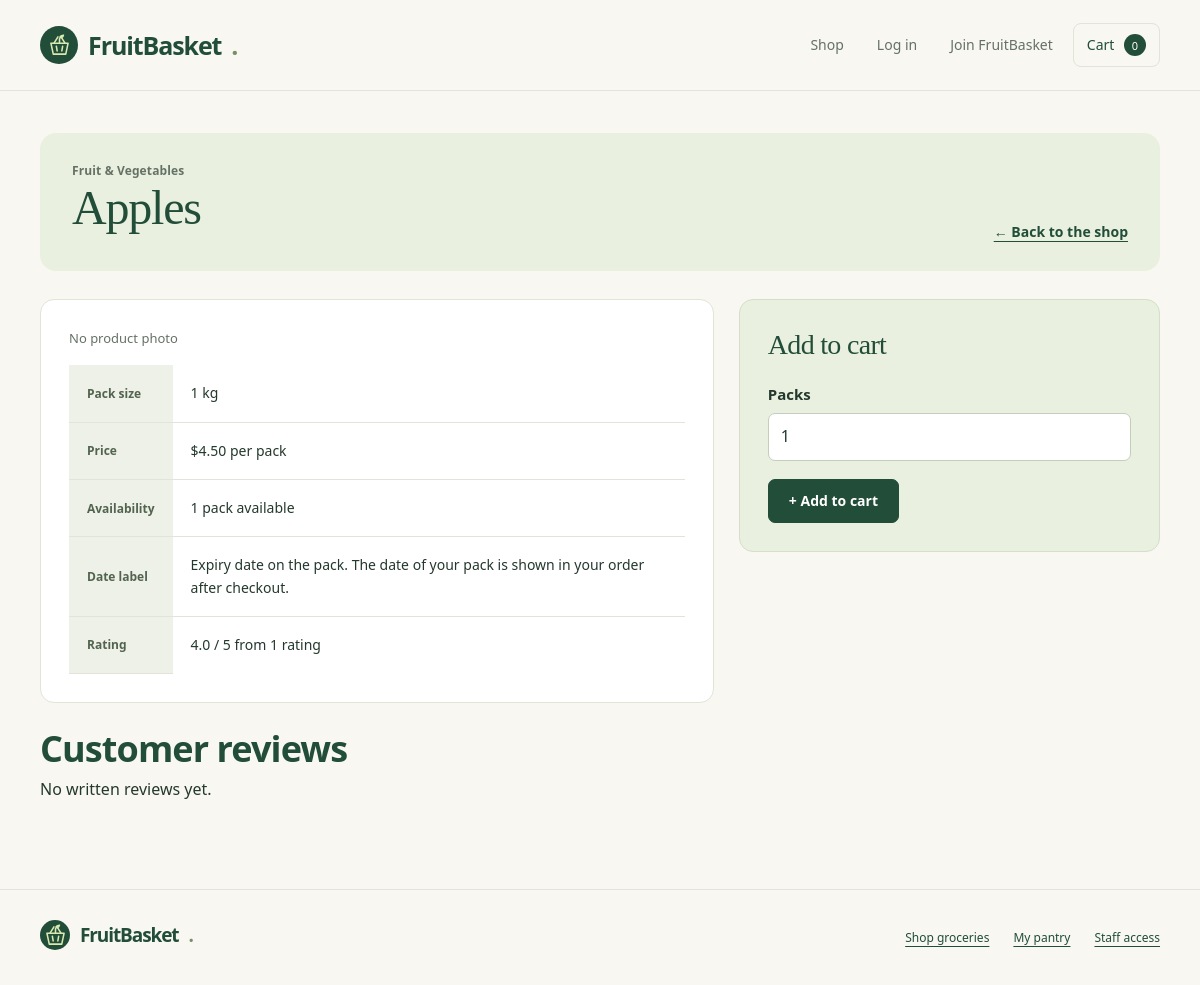
The page /store/product/DEMO1 on the database its author committed.
### adminpanel/models.py (models this page shows, shortened)
class Product(models.Model):
    Pid = models.CharField(max_length=5, primary_key=True)
    Pname = models.CharField(max_length=200)
    Pcategory = models.ForeignKey(Category, on_delete=models.PROTECT, db_column="Pcategory", related_name="products", verbose_name="Category")
    Psize = models.CharField(max_length=30)
    Pprice = models.FloatField()
    Plowstock = models.IntegerField(validators=[MinValueValidator(0)])
    Ptargetstock = models.PositiveIntegerField(null=True, blank=True, verbose_name='Target stock level')
    Pbulkquantity = models.PositiveIntegerField(null=True, blank=True, validators=[MinValueValidator(2)], verbose_name='Bulk quantity threshold')
    Pbulkprice = models.FloatField(null=True, blank=True, verbose_name='Bulk unit price')
    Pactive = models.BooleanField(default=True)
    Pimage = models.ImageField(upload_to='products/', blank=True, null=True)
    Pexpirydays = models.PositiveIntegerField(default=0)
    class Meta:
        constraints = [
            models.CheckConstraint(
                check=models.Q(Pprice__gt=0),
                name='Pprice_greater_than_zero'
            ),
            models.CheckConstraint(
                check=models.Q(Plowstock__gte=0),
                name='Plowstock_not_negative'
            ),
            models.CheckConstraint(condition=models.Q(Ptargetstock__isnull=True) | models.Q(Ptargetstock__gte=models.F('Plowstock')), name='product_target_at_least_low'),
            models.CheckConstraint(condition=(models.Q(Pbulkquantity__isnull=True, Pbulkprice__isnull=True) | models.Q(Pbulkquantity__isnull=False, Pbulkprice__isnull=False, Pbulkquantity__gte=2, Pbulkprice__gt=0, Pbulkprice__lte=models.F('Pprice'))), name='product_bulk_settings_valid')
        ]

class Category(models.Model):
    Ccode = models.CharField(max_length=20, primary_key=True, default=category_code, editable=False)
    Cname = models.CharField(max_length=200, unique=True, db_collation="nocase", verbose_name="Category name")
    class Meta:
        ordering = ["Cname", "Ccode"]
        constraints = [
            models.CheckConstraint(condition=~models.Q(Cname="") & models.Q(Cname=models.Func(models.F("Cname"), models.Value(CATEGORY_WHITESPACE), function="TRIM")), name="category_name_trimmed_nonempty"),
            models.CheckConstraint(condition=LessThanOrEqual(Length("Cname"), models.Value(200)), name="category_name_length"),
        ]

### store/views.py (the view, shortened to what this page needs)
# urls.py: path('product/<pk>', views.product, name='product'),
def product(request, pk):
    product = Product.objects.filter(pk=pk, Pactive=True).annotate(
        rating=Avg('product_items__Irating'),
        reviews=Count('product_items__Irating'),
        sellable_stock=Count('product_items', filter=sellable_stock_filter(item_prefix='product_items__', product_prefix=''))
    ).first()
    if product is None:
        messages.error(request, 'Product not found.')
        return redirect('/store/')
    Cid = request.session.get('Cid')
    purchase = None
    my_review = None
    if Cid:
        purchase = Item.objects.filter(
            Iproduct=product, Iorder__Ocustomer_id=Cid, Iorder__Ostatus='delivered', Iorder__group_purchase__isnull=True
        ).order_by('pk').first()
        my_review = Review.objects.filter(Rcustomer_id=Cid, Rproduct=product).first()
    form = ReviewForm(initial={'Rrating': my_review.Rrating, 'Rtext': my_review.Rtext} if my_review else None)
    has_dated_stock = Item.objects.filter(sellable_stock_filter(), Iproduct=product, Iexpiry__isnull=False).exists()
    context = {
        'product': product,
        'has_dated_stock': has_dated_stock,
        'visible_reviews': product.product_reviews.filter(Rvisible=True).select_related('Rcustomer').order_by('-Rdate', '-pk'),
        'can_review': purchase is not None,
        'saved': bool(Cid) and SavedItem.objects.filter(SVcustomer_id=Cid, SVproduct=product).exists(),
        'watching': bool(Cid) and StockNotice.objects.filter(SNcustomer_id=Cid, SNproduct=product).exists(),
        'my_review': my_review,
        'form': form,
    }
    return render(request, 'store/product.html', context)

### store/forms.py
class ReviewForm(forms.Form):
    Rrating = forms.TypedChoiceField(choices=[(n, f'{n} / 5') for n in range(1, 6)], coerce=int, label='Rating')
    Rtext = forms.CharField(max_length=1000, required=False, widget=forms.Textarea(attrs={'rows': 3}), label='Review (optional)')

### adminpanel/inventory.py (called while the page is built)
def stock_cutoff(today, product_prefix='Iproduct__'):
    days = ExpressionWrapper(
        Cast(F(product_prefix + 'Pexpirydays'), IntegerField()) * Value(timedelta(days=1)),
        output_field=DurationField(),
    )
    return ExpressionWrapper(Value(today, output_field=DateField()) + days, output_field=DateField())

def sellable_stock_filter(today=None, item_prefix='', product_prefix='Iproduct__'):
    today = today or timezone.localdate()
    return Q(**{product_prefix + 'Pactive': True, item_prefix + 'Istatus': 'available'}) & (
        Q(**{item_prefix + 'Iexpiry__isnull': True})
        | Q(**{item_prefix + 'Iexpiry__gte': stock_cutoff(today, product_prefix)})
    )

### store/templates/store/product.html (shortened to what this page needs)
{% extends 'store/store_base.html' %}
{% block page_class %}fb-store-page{% endblock %}
{% block content %}
    <div class="fb-section-heading">
        <div>
            <p class="fb-eyebrow">{{ product.Pcategory.Cname }}</p>
            <h1>{{ product.Pname }}</h1>
        </div>
        <a class="fb-text-link" href="/store/">&larr; Back to the shop</a>
    </div>
    <div class="fb-two-column">
        <section class="fb-panel">
            {% if product.Pimage %}
                <img src="{{ product.Pimage.url }}" alt="{{ product.Pname }}" style="max-width:100%;height:auto">
            {% else %}
                <p class="fb-help">No product photo</p>
            {% endif %}
            <table>
                <tbody>
                    <tr><th scope="row">Pack size</th><td>{{ product.Psize }}</td></tr>
                    <tr><th scope="row">Price</th><td>${{ product.Pprice|floatformat:2 }} per pack</td></tr>
                    <tr><th scope="row">Availability</th><td>{% if product.sellable_stock %}{{ product.sellable_stock }} pack{{ product.sellable_stock|pluralize }} available{% else %}Unavailable{% endif %}</td></tr>
                    <tr><th scope="row">Date label</th><td>{% if has_dated_stock %}Expiry date on the pack. The date of your pack is shown in your order after checkout.{% else %}No expiry date is recorded for the packs in stock.{% endif %}</td></tr>
                    <tr><th scope="row">Rating</th><td>{% if product.reviews > 0 %}{{ product.rating|floatformat:1 }} / 5 from {{ product.reviews }} rating{{ product.reviews|pluralize }}{% else %}No ratings yet{% endif %}</td></tr>
                </tbody>
            </table>
        </section>
        <aside class="fb-panel fb-order-summary">
            <h2>Add to cart</h2>
            <form action="/store/cart/{{ product.Pid }}" method="post" class="fb-form">
                <div class="fb-field">
                    <label for="quantity">Packs</label>
                    <input id="quantity" type="number" name="quantity" value="1" min="1" {% if product.sellable_stock %}max="{{ product.sellable_stock }}"{% endif %}>
                </div>
                <button type="submit" {% if not product.sellable_stock %}disabled{% endif %}>{% if product.sellable_stock %}+ Add to cart{% else %}Unavailable{% endif %}</button>
            </form>
        </aside>
    </div>
    <section>
        <h2>Customer reviews</h2>
        {% for review in visible_reviews %}
            <article class="fb-panel">
                <p><strong>{{ review.Rrating }} / 5</strong> &middot; {{ review.Rcustomer.Cname }} &middot; {{ review.Rdate|date:'j M Y' }} &middot; <span class="fb-status">Verified purchase</span></p>
                {% if review.Rtext %}<p>{{ review.Rtext|linebreaksbr }}</p>{% endif %}
            </article>
        {% empty %}
            <p>No written reviews yet.</p>
        {% endfor %}
    </section>
{% endblock %}

### static/fruitbasket/theme.css (style rules this page uses)
:root { --forest:#214d39; --green:#35634b; --lime:#d9e9b0; --cream:#f8f7f2; --ink:#24392d; --muted:#657166; --border:#e0e4d9; --orange:#bc552e }
* { box-sizing:border-box }
html { scroll-behavior:smooth; scroll-padding-top:2rem }
body.fb-app { margin:0; background:var(--cream); color:var(--ink); font:1rem/1.6 "Segoe UI",Arial,sans-serif }
a { color:var(--forest); text-underline-offset:4px }
h1,h2,h3,h4 { color:var(--forest); font-weight:600; line-height:1.15 }
h1,h2 { letter-spacing:-.025em; text-wrap:balance }
h1 { font-size:clamp(2.5rem,5vw,4.8rem) }
h2 { font-size:clamp(1.7rem,3vw,2.5rem) }
p { margin:0 0 1rem }
button,input,select,textarea { font:inherit }
.fb-eyebrow,.fb-nav-label,.fb-nav-heading { font-size:12px; letter-spacing:.01em; text-transform:none; font-weight:600; color:var(--green); margin:0 0 14px }
.fb-button,.fb-content button[type=submit],.fb-content input[type=submit] { display:inline-flex; justify-content:center; align-items:center; gap:10px; background:var(--forest); color:white; border:1px solid var(--forest); border-radius:7px; padding:11px 20px; font-size:14px; font-weight:600; text-decoration:none; cursor:pointer; line-height:1.4 }
.fb-text-link { font-size:14px; font-weight:600 }
.fb-section-heading { display:flex; align-items:flex-end; justify-content:space-between; gap:20px; margin:0 0 25px }
.fb-section-heading h1,.fb-section-heading h2 { margin:0 0 8px }
.fb-section-heading h1 { font-size:clamp(2.3rem,4vw,3.3rem) }
.fb-section-heading p { color:var(--muted); margin:0 }
.fb-panel { padding:28px; background:white; border:1px solid var(--border); border-radius:14px; margin-bottom:25px }
.fb-panel h2 { font-size:25px; margin-bottom:20px }
.fb-content table { width:100%; border-collapse:collapse; border:0; background:white; font-size:13px; margin:0 }
.fb-content th { color:#52634f; background:#eef1e7; font-size:12px; text-transform:none; letter-spacing:0; font-weight:650; white-space:nowrap }
.fb-content th,.fb-content td { border:0; border-bottom:1px solid var(--border); padding:17px 18px; vertical-align:middle }
.fb-content tbody tr:last-child td { border-bottom:0 }
.fb-content td { overflow-wrap:anywhere }
.fb-content input:not([type=hidden]):not([type=submit]):not([type=checkbox]),.fb-content select,.fb-content textarea { max-width:100%; border:1px solid #c4cebc; background:#fff; border-radius:7px; padding:10px 12px; color:var(--ink) }
.fb-form { max-width:650px }
.fb-field { margin-bottom:18px }
.fb-field label { display:block; margin-bottom:7px; font-size:14px; font-weight:650 }
.fb-field input,.fb-field textarea { width:100% }
.fb-help { color:var(--muted); font-size:13px }
.fb-two-column { display:grid; grid-template-columns:1.6fr 1fr; gap:25px; align-items:start }
.fb-store-page .fb-content > .fb-section-heading { padding:28px 32px; background:#eaf0df; border-radius:16px; margin-bottom:28px }
.fb-store-page .fb-section-heading h1, .fb-store-page .fb-auth-intro h1, .fb-staff-page-title, .fb-workspace-intro h1 { font-family:Georgia,serif; font-weight:400; letter-spacing:-.025em }
.fb-store-page .fb-content > .fb-section-heading h1 { font-size:clamp(2.25rem,4vw,3rem) }
.fb-store-page .fb-field label { font-size:15px }
.fb-store-page .fb-field input, .fb-store-page .fb-field textarea { font-size:16px; min-height:46px }
.fb-store-page .fb-order-summary { background:#eaf0df; border-color:#d4dfc8 }
.fb-store-page .fb-order-summary h2 { font:400 28px/1.2 Georgia,serif }
.fb-store-page .fb-content button[type=submit], .fb-store-page .fb-content input[type=submit] { min-height:44px }
.fb-store-page .fb-content table { font-size:14px }

### rows shown on the page
Product: Pcategory.Cname "Fruit & Vegetables", Pname "Apples", Psize "1 kg", Pprice "4.50", sellable_stock "1", rating "4.0", reviews "1", quantity "1"

### other values the page prints
{{ request.session.cart|length }} "0"
